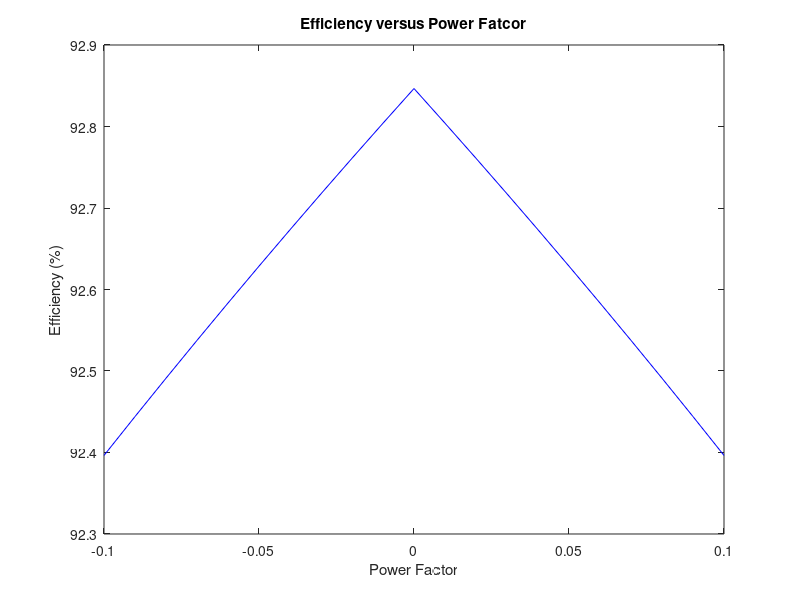

MATLAB code for this plot:
clear;
clc;
Vs = 2400;
Req = 0.83;
Xeq = 0.546;
Ps=7500;
Rc= 25;
amps= -0.1:0.01:0.1;
b(1,:) = [-0.994987437106620,-0.995941765365827,-0.996794863550169,-0.997546991374341,-0.998198377077422,-0.998749217771909,-0.999199679743744,-0.999549898704412,-0.999799979995999,-0.999949998749938,1,0.999949998749938,0.999799979995999,0.999549898704412,0.999199679743744,0.998749217771909,0.998198377077422,0.997546991374341,0.996794863550169,0.995941765365827,0.994987437106620];
a(1,:) = sqrt(1-b.*b) ;
Ve = 2428.125;
Is= 31.25*(a+j*b);
Pcu = Req * 31.25^2;
Pcore = Ve/Rc;
efficiency = (Ps.*acos(a))./(Pcu+Pcore+Ps.*acos(a))*100;
plot(amps,efficiency,'b-');
hold on;
title ('Efficiency versus Power Fatcor');
xlabel('Power Factor');
ylabel('Efficiency (%)');
hold off;